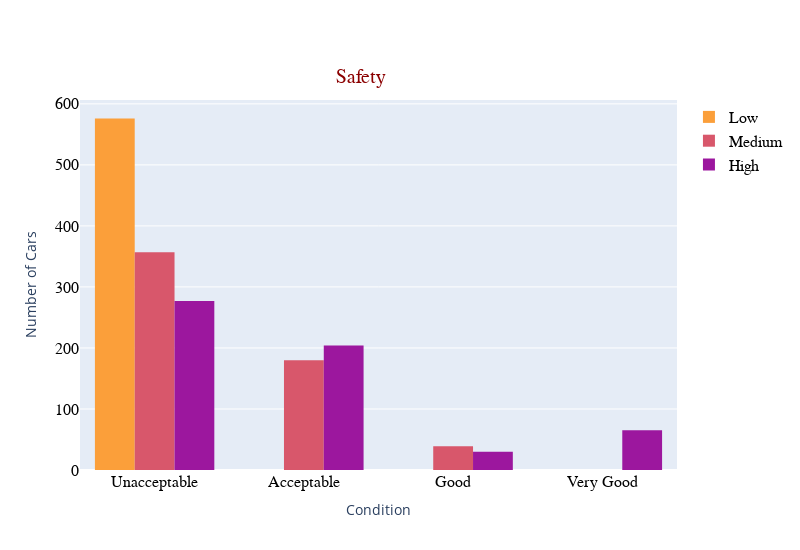

Notebook cell for this chart:
### Code cell
fg5 = go.Figure(layout=go.Layout(height=550, width=800))

fg5.add_trace(go.Histogram(x=car_df.loc[car_df.Safety=="low", "Class"],
                           name = "Low",
                           marker=dict(color="#fb9f3a")))
fg5.add_trace(go.Histogram(x=car_df.loc[car_df.Safety=="med", "Class"],
                           name = "Medium",
                           marker=dict(color="#d8576b")))
fg5.add_trace(go.Histogram(x=car_df.loc[car_df.Safety=="high", "Class"],
                           name = "High",
                           marker=dict(color="#9c179e")))

fg5.update_xaxes(title_text="Condition", 
                 showticklabels=True, 
                 tickmode="array",
                 tickvals=["unacc", "acc", "good", "vgood"],
                 ticktext=["Unacceptable", "Acceptable", "Good", "Very Good"],
                 tickfont=dict(family="Arial", size=16, color="black"))

fg5.update_yaxes(title_text="Number of Cars", tickfont=dict(family="Arial", size=16, color="black"))

fg5.update_layout(legend = dict(font = dict(family = "Arial", size = 16, color="black")),
                  title_text = 'Safety',
                  title_font = dict(size=20, family='Arial', color='darkred'),
                  title_x=0.45,
                  title_y=0.875)

fg5.show()

### Figure 1 — Plotly figure (JSON) as saved in the notebook; plotly's stock layout.template omitted (floating-point values rounded to 4 significant figures; data arrays with more than 128 entries replaced by an {"elided": "..."} marker saying what was removed)
{"data": [{"marker": {"color": "#fb9f3a"}, "name": "Low", "type": "histogram", "x": {"elided": "576 str values"}}, {"marker": {"color": "#d8576b"}, "name": "Medium", "type": "histogram", "x": {"elided": "576 str values"}}, {"marker": {"color": "#9c179e"}, "name": "High", "type": "histogram", "x": {"elided": "576 str values"}}], "layout": {"height": 550, "legend": {"font": {"color": "black", "family": "Arial", "size": 16}}, "title": {"font": {"color": "darkred", "family": "Arial", "size": 20}, "text": "Safety", "x": 0.45, "y": 0.875}, "width": 800, "xaxis": {"autorange": true, "range": [-0.5, 3.5], "showticklabels": true, "tickfont": {"color": "black", "family": "Arial", "size": 16}, "tickmode": "array", "ticktext": ["Unacceptable", "Acceptable", "Good", "Very Good"], "tickvals": ["unacc", "acc", "good", "vgood"], "title": {"text": "Condition"}, "type": "category"}, "yaxis": {"autorange": true, "range": [0, 606.3], "tickfont": {"color": "black", "family": "Arial", "size": 16}, "title": {"text": "Number of Cars"}}}}
